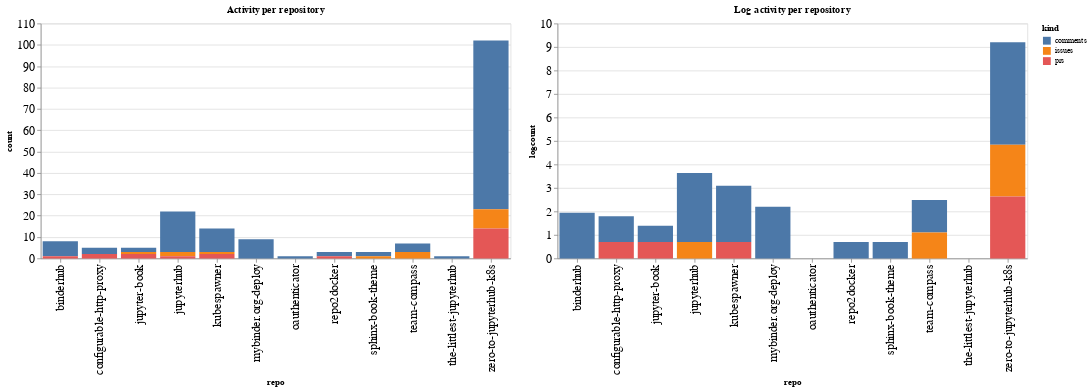

Notebook cell for this chart:
### Code cell
ch1 = alt.Chart(repo_summaries, width=600, title="Activity per repository").mark_bar().encode(
    x='repo',
    y='count',
    color='kind',
    tooltip="kind"
)

ch2 = alt.Chart(repo_summaries, width=600, title="Log activity per repository").mark_bar().encode(
    x='repo',
    y='logcount',
    color='kind',
    tooltip="kind"
)

ch1 | ch2

### Figure 1 — Vega-Lite specification as saved in the notebook (floating-point values rounded to 4 significant figures)
{"config": {"axisLeft": {"labelFontSize": 15}, "axisBottom": {"labelFontSize": 15}}, "hconcat": [{"mark": "bar", "encoding": {"color": {"type": "nominal", "field": "kind"}, "tooltip": {"type": "nominal", "field": "kind"}, "x": {"type": "nominal", "field": "repo"}, "y": {"type": "quantitative", "field": "count"}}, "title": "Activity per repository", "width": 600}, {"mark": "bar", "encoding": {"color": {"type": "nominal", "field": "kind"}, "tooltip": {"type": "nominal", "field": "kind"}, "x": {"type": "nominal", "field": "repo"}, "y": {"type": "quantitative", "field": "logcount"}}, "title": "Log activity per repository", "width": 600}], "data": {"name": "data-b888fc9d0bfaa93c637f5312de1b883f"}, "$schema": "https://vega.github.io/schema/vega-lite/v4.8.1.json", "datasets": {"data-b888fc9d0bfaa93c637f5312de1b883f": [{"repo": "binderhub", "kind": "comments", "count": 7, "logcount": 1.946}, {"repo": "binderhub", "kind": "prs", "count": 1, "logcount": 0.0}, {"repo": "configurable-http-proxy", "kind": "comments", "count": 3, "logcount": 1.099}, {"repo": "configurable-http-proxy", "kind": "prs", "count": 2, "logcount": 0.6931}, {"repo": "jupyter-book", "kind": "comments", "count": 2, "logcount": 0.6931}, {"repo": "jupyter-book", "kind": "issues", "count": 1, "logcount": 0.0}, {"repo": "jupyter-book", "kind": "prs", "count": 2, "logcount": 0.6931}, {"repo": "jupyterhub", "kind": "comments", "count": 19, "logcount": 2.944}, {"repo": "jupyterhub", "kind": "issues", "count": 2, "logcount": 0.6931}, {"repo": "jupyterhub", "kind": "prs", "count": 1, "logcount": 0.0}, {"repo": "kubespawner", "kind": "comments", "count": 11, "logcount": 2.398}, {"repo": "kubespawner", "kind": "issues", "count": 1, "logcount": 0.0}, {"repo": "kubespawner", "kind": "prs", "count": 2, "logcount": 0.6931}, {"repo": "mybinder.org-deploy", "kind": "comments", "count": 9, "logcount": 2.197}, {"repo": "oauthenticator", "kind": "comments", "count": 1, "logcount": 0.0}, {"repo": "repo2docker", "kind": "comments", "count": 2, "logcount": 0.6931}, {"repo": "repo2docker", "kind": "prs", "count": 1, "logcount": 0.0}, {"repo": "sphinx-book-theme", "kind": "comments", "count": 2, "logcount": 0.6931}, {"repo": "sphinx-book-theme", "kind": "issues", "count": 1, "logcount": 0.0}, {"repo": "team-compass", "kind": "comments", "count": 4, "logcount": 1.386}, {"repo": "team-compass", "kind": "issues", "count": 3, "logcount": 1.099}, {"repo": "the-littlest-jupyterhub", "kind": "comments", "count": 1, "logcount": 0.0}, {"repo": "zero-to-jupyterhub-k8s", "kind": "comments", "count": 79, "logcount": 4.369}, {"repo": "zero-to-jupyterhub-k8s", "kind": "issues", "count": 9, "logcount": 2.197}, {"repo": "zero-to-jupyterhub-k8s", "kind": "prs", "count": 14, "logcount": 2.639}]}}
